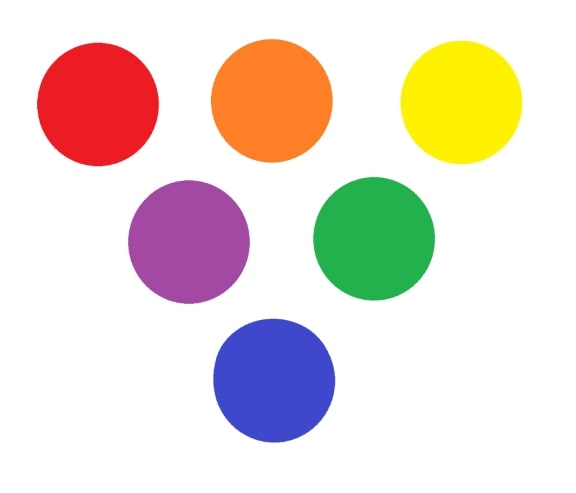
#> input picture Data/colorpic.jpg, 576 x 493 px, found by its file name
$ python Color_Detection.py
#> lines starting #> are read from the running program, lines starting #| are printed output that depends on the picture
import cv2
import pandas as pd
import numpy as np

img = cv2.imread("colorpic.jpg")
#> img is the input picture: shape (493, 576, 3); mean B, G, R 212.8, 221.1, 232.9
imgWidth = img.shape[1] - 40
#> imgWidth = 536

index = ['color', 'color_name', 'hex', 'R', 'G', 'B']
df = pd.read_csv("colors.csv", header=None, names=index)
#> (reads Data/colors.csv from the repository)

r = g = b = xpos = ypos = 0


def getRGBvalue(event, x, y, flags, param):
    global b, g, r, xpos, ypos, clicked
    xpos = x
    ypos = y
    b, g, r = img[y, x]
    b = int(b)
    g = int(g)
    r = int(r)


def colorname(B, G, R):
    minimum = 10000
    for i in range(len(df)):
        d = abs(B - int(df.loc[i, "B"])) + abs(G - int(df.loc[i, "G"])) + abs(R - int(df.loc[i, "R"]))
        if (d <= minimum):
            minimum = d
            cname = df.loc[i, "color_name"] + "Hex" + df.loc[i, "hex"]
    return cname


cv2.namedWindow("Image")
cv2.setMouseCallback("Image", getRGBvalue)

while True:
    cv2.imshow("Image", img)
    cv2.rectangle(img, (20, 20), (imgWidth, 60), (b, g, r), -1)
    text = colorname(b, g, r) + '   R=' + str(r) + ' G=' + str(g) + ' B=' + str(b)
    cv2.putText(img, text, (50, 50), 2, 0.8, (255, 255, 255), 2, cv2.LINE_AA)
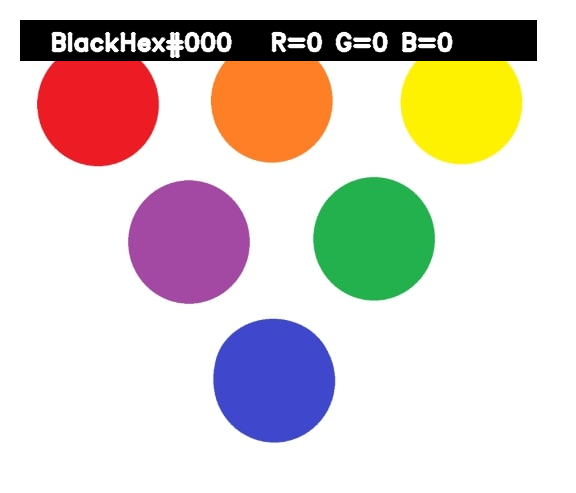
#> img: shape (493, 576, 3); mean B, G, R 200.2, 207, 217.4
    if (r + g + b >= 600):
        cv2.putText(img, text, (50, 50), 2, 0.8, (0, 0, 0), 2, cv2.LINE_AA)
    if cv2.waitKey(20) & 0xFF == 27:
#> (key Esc is pressed here)
        break

cv2.destroyAllWindows()
